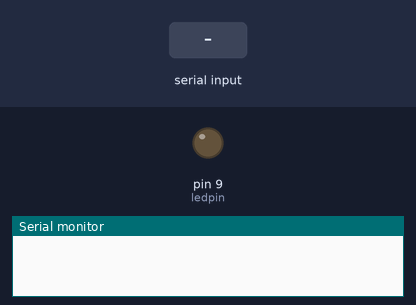
Bench run of a sketch on a simulated Arduino Uno, built with avr-gcc and run on an emulated ATmega328P. Parts: output pins drawn as LEDs (lit = HIGH), the last lines printed to the serial monitor. The test bench sets the inputs (shaded band).

Above: at 1.2 s.
1.3 s: "TO" received over the second serial link
At 2.5 s:
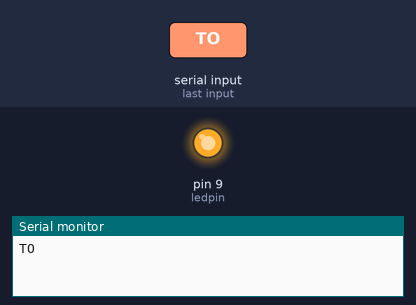
2.8 s: "90,45,200\n" received over the second serial link
At 3.9 s:
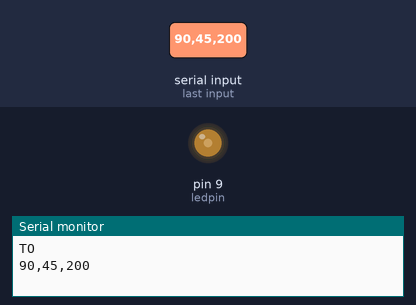
4.3 s: "200\n" received over the second serial link
At 5.0 s:
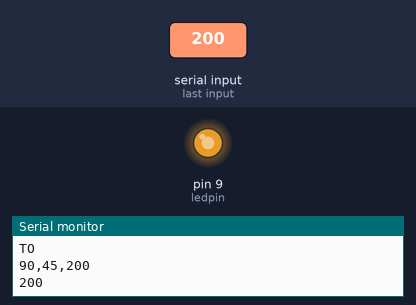
5.8 s: "90\n" received over the second serial link
At 6.1 s:
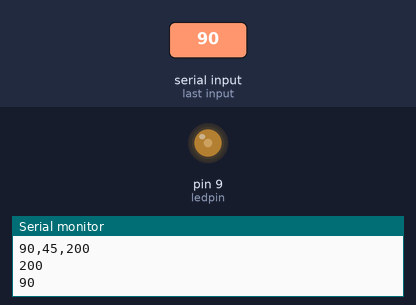
Timing chart, 0 to 8.3 s (numbered marks = the images above; inputs shaded):
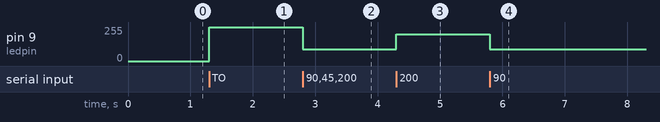

The sketch:

Arduino_Android.ino
```cpp
#include<SoftwareSerial.h>
int ledpin=9;
#define RX 10
#define TX 11
SoftwareSerial myBluetooth(RX,TX);
char readData;
boolean isLedOn=false;
int sensorvalue=10;
int count=0;


void setup() {
  // put your setup code here, to run once:
  Serial.begin(19200);
 /* while(!Serial){
  };*/
  pinMode(ledpin,OUTPUT);
  myBluetooth.begin(9600);

}

void loop() {
  // put your main code here, to run repeatedly:
  if(myBluetooth.available()>0){
    String str="";
    while(myBluetooth.available()>0){
        readData=(char)myBluetooth.read();
        str+=readData;
    }
    if(str=="TO"){
      digitalWrite(ledpin,HIGH);
      delay(10);
      isLedOn=true;
    }
    else if(str=="TF"){
      digitalWrite(ledpin,LOW);
      delay(10);
      isLedOn=false;
    }
    else if(str.toInt()>=0 && str.toInt()<=255 && isLedOn==true ){
      analogWrite(ledpin,str.toInt());
      isLedOn=true;
      delay(10);
    }else;
    Serial.println(str);
  }
  /*if(Serial.available()>0){
     String dataToSend="";
     String temp="";
    while(Serial.available()>0){
      temp+=(char)Serial.read();
    }
    dataToSend+=temp;
    myBluetooth.write(dataToSend);
    delay(5);
  }*/
  if(Serial.available()>0){
  myBluetooth.print("#My name is saqib1707~");
  }

}
```

Measured:
- after the input at 1.3 s, pin 9 (ledpin): 0/255 → 255/255 at once
- after the input at 2.8 s, pin 9 (ledpin): 255/255 → 90/255 at once
- after the input at 4.3 s, pin 9 (ledpin): 90/255 → 200/255 at once
- after the input at 5.8 s, pin 9 (ledpin): 200/255 → 90/255 at once
